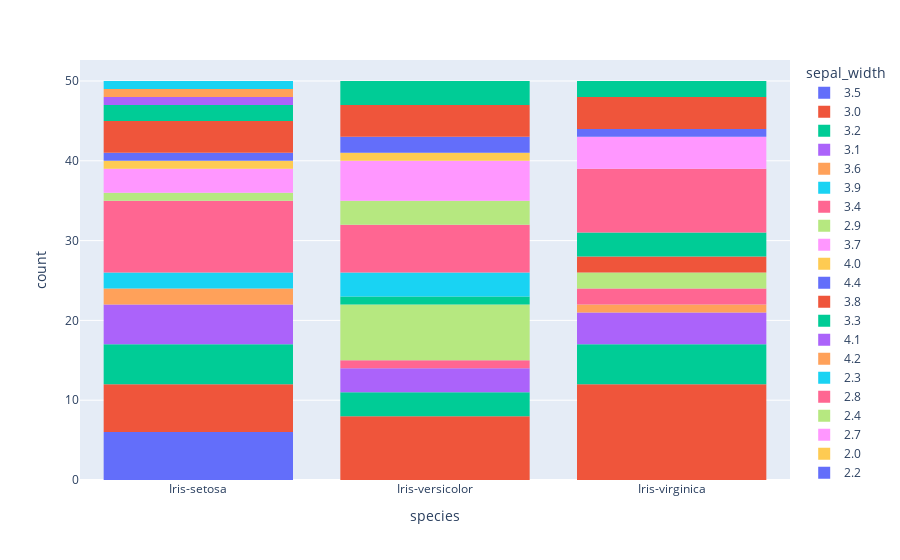

The cell this chart's notebook holds for it:
### Code cell
hist=pe.histogram(data, x="species", color="sepal_width")
hist.show()

### Figure 1 — Plotly figure (JSON) as saved in the notebook; plotly's stock layout.template omitted (floating-point values rounded to 4 significant figures)
{"data": [{"alignmentgroup": "True", "bingroup": "x", "hovertemplate": "sepal_width=3.5<br>species=%{x}<br>count=%{y}<extra></extra>", "legendgroup": "3.5", "marker": {"color": "#636efa", "pattern": {"shape": ""}}, "name": "3.5", "offsetgroup": "3.5", "orientation": "v", "showlegend": true, "type": "histogram", "x": ["Iris-setosa", "Iris-setosa", "Iris-setosa", "Iris-setosa", "Iris-setosa", "Iris-setosa"], "xaxis": "x", "yaxis": "y"}, {"alignmentgroup": "True", "bingroup": "x", "hovertemplate": "sepal_width=3.0<br>species=%{x}<br>count=%{y}<extra></extra>", "legendgroup": "3.0", "marker": {"color": "#EF553B", "pattern": {"shape": ""}}, "name": "3.0", "offsetgroup": "3.0", "orientation": "v", "showlegend": true, "type": "histogram", "x": ["Iris-setosa", "Iris-setosa", "Iris-setosa", "Iris-setosa", "Iris-setosa", "Iris-setosa", "Iris-versicolor", "Iris-versicolor", "Iris-versicolor", "Iris-versicolor", "Iris-versicolor", "Iris-versicolor", "Iris-versicolor", "Iris-versicolor", "Iris-virginica", "Iris-virginica", "Iris-virginica", "Iris-virginica", "Iris-virginica", "Iris-virginica", "Iris-virginica", "Iris-virginica", "Iris-virginica", "Iris-virginica", "Iris-virginica", "Iris-virginica"], "xaxis": "x", "yaxis": "y"}, {"alignmentgroup": "True", "bingroup": "x", "hovertemplate": "sepal_width=3.2<br>species=%{x}<br>count=%{y}<extra></extra>", "legendgroup": "3.2", "marker": {"color": "#00cc96", "pattern": {"shape": ""}}, "name": "3.2", "offsetgroup": "3.2", "orientation": "v", "showlegend": true, "type": "histogram", "x": ["Iris-setosa", "Iris-setosa", "Iris-setosa", "Iris-setosa", "Iris-setosa", "Iris-versicolor", "Iris-versicolor", "Iris-versicolor", "Iris-virginica", "Iris-virginica", "Iris-virginica", "Iris-virginica", "Iris-virginica"], "xaxis": "x", "yaxis": "y"}, {"alignmentgroup": "True", "bingroup": "x", "hovertemplate": "sepal_width=3.1<br>species=%{x}<br>count=%{y}<extra></extra>", "legendgroup": "3.1", "marker": {"color": "#ab63fa", "pattern": {"shape": ""}}, "name": "3.1", "offsetgroup": "3.1", "orientation": "v", "showlegend": true, "type": "histogram", "x": ["Iris-setosa", "Iris-setosa", "Iris-setosa", "Iris-setosa", "Iris-setosa", "Iris-versicolor", "Iris-versicolor", "Iris-versicolor", "Iris-virginica", "Iris-virginica", "Iris-virginica", "Iris-virginica"], "xaxis": "x", "yaxis": "y"}, {"alignmentgroup": "True", "bingroup": "x", "hovertemplate": "sepal_width=3.6<br>species=%{x}<br>count=%{y}<extra></extra>", "legendgroup": "3.6", "marker": {"color": "#FFA15A", "pattern": {"shape": ""}}, "name": "3.6", "offsetgroup": "3.6", "orientation": "v", "showlegend": true, "type": "histogram", "x": ["Iris-setosa", "Iris-setosa", "Iris-virginica"], "xaxis": "x", "yaxis": "y"}, {"alignmentgroup": "True", "bingroup": "x", "hovertemplate": "sepal_width=3.9<br>species=%{x}<br>count=%{y}<extra></extra>", "legendgroup": "3.9", "marker": {"color": "#19d3f3", "pattern": {"shape": ""}}, "name": "3.9", "offsetgroup": "3.9", "orientation": "v", "showlegend": true, "type": "histogram", "x": ["Iris-setosa", "Iris-setosa"], "xaxis": "x", "yaxis": "y"}, {"alignmentgroup": "True", "bingroup": "x", "hovertemplate": "sepal_width=3.4<br>species=%{x}<br>count=%{y}<extra></extra>", "legendgroup": "3.4", "marker": {"color": "#FF6692", "pattern": {"shape": ""}}, "name": "3.4", "offsetgroup": "3.4", "orientation": "v", "showlegend": true, "type": "histogram", "x": ["Iris-setosa", "Iris-setosa", "Iris-setosa", "Iris-setosa", "Iris-setosa", "Iris-setosa", "Iris-setosa", "Iris-setosa", "Iris-setosa", "Iris-versicolor", "Iris-virginica", "Iris-virginica"], "xaxis": "x", "yaxis": "y"}, {"alignmentgroup": "True", "bingroup": "x", "hovertemplate": "sepal_width=2.9<br>species=%{x}<br>count=%{y}<extra></extra>", "legendgroup": "2.9", "marker": {"color": "#B6E880", "pattern": {"shape": ""}}, "name": "2.9", "offsetgroup": "2.9", "orientation": "v", "showlegend": true, "type": "histogram", "x": ["Iris-setosa", "Iris-versicolor", "Iris-versicolor", "Iris-versicolor", "Iris-versicolor", "Iris-versicolor", "Iris-versicolor", "Iris-versicolor", "Iris-virginica", "Iris-virginica"], "xaxis": "x", "yaxis": "y"}, {"alignmentgroup": "True", "bingroup": "x", "hovertemplate": "sepal_width=3.7<br>species=%{x}<br>count=%{y}<extra></extra>", "legendgroup": "3.7", "marker": {"color": "#FF97FF", "pattern": {"shape": ""}}, "name": "3.7", "offsetgroup": "3.7", "orientation": "v", "showlegend": true, "type": "histogram", "x": ["Iris-setosa", "Iris-setosa", "Iris-setosa"], "xaxis": "x", "yaxis": "y"}, {"alignmentgroup": "True", "bingroup": "x", "hovertemplate": "sepal_width=4.0<br>species=%{x}<br>count=%{y}<extra></extra>", "legendgroup": "4.0", "marker": {"color": "#FECB52", "pattern": {"shape": ""}}, "name": "4.0", "offsetgroup": "4.0", "orientation": "v", "showlegend": true, "type": "histogram", "x": ["Iris-setosa"], "xaxis": "x", "yaxis": "y"}, {"alignmentgroup": "True", "bingroup": "x", "hovertemplate": "sepal_width=4.4<br>species=%{x}<br>count=%{y}<extra></extra>", "legendgroup": "4.4", "marker": {"color": "#636efa", "pattern": {"shape": ""}}, "name": "4.4", "offsetgroup": "4.4", "orientation": "v", "showlegend": true, "type": "histogram", "x": ["Iris-setosa"], "xaxis": "x", "yaxis": "y"}, {"alignmentgroup": "True", "bingroup": "x", "hovertemplate": "sepal_width=3.8<br>species=%{x}<br>count=%{y}<extra></extra>", "legendgroup": "3.8", "marker": {"color": "#EF553B", "pattern": {"shape": ""}}, "name": "3.8", "offsetgroup": "3.8", "orientation": "v", "showlegend": true, "type": "histogram", "x": ["Iris-setosa", "Iris-setosa", "Iris-setosa", "Iris-setosa", "Iris-virginica", "Iris-virginica"], "xaxis": "x", "yaxis": "y"}, {"alignmentgroup": "True", "bingroup": "x", "hovertemplate": "sepal_width=3.3<br>species=%{x}<br>count=%{y}<extra></extra>", "legendgroup": "3.3", "marker": {"color": "#00cc96", "pattern": {"shape": ""}}, "name": "3.3", "offsetgroup": "3.3", "orientation": "v", "showlegend": true, "type": "histogram", "x": ["Iris-setosa", "Iris-setosa", "Iris-versicolor", "Iris-virginica", "Iris-virginica", "Iris-virginica"], "xaxis": "x", "yaxis": "y"}, {"alignmentgroup": "True", "bingroup": "x", "hovertemplate": "sepal_width=4.1<br>species=%{x}<br>count=%{y}<extra></extra>", "legendgroup": "4.1", "marker": {"color": "#ab63fa", "pattern": {"shape": ""}}, "name": "4.1", "offsetgroup": "4.1", "orientation": "v", "showlegend": true, "type": "histogram", "x": ["Iris-setosa"], "xaxis": "x", "yaxis": "y"}, {"alignmentgroup": "True", "bingroup": "x", "hovertemplate": "sepal_width=4.2<br>species=%{x}<br>count=%{y}<extra></extra>", "legendgroup": "4.2", "marker": {"color": "#FFA15A", "pattern": {"shape": ""}}, "name": "4.2", "offsetgroup": "4.2", "orientation": "v", "showlegend": true, "type": "histogram", "x": ["Iris-setosa"], "xaxis": "x", "yaxis": "y"}, {"alignmentgroup": "True", "bingroup": "x", "hovertemplate": "sepal_width=2.3<br>species=%{x}<br>count=%{y}<extra></extra>", "legendgroup": "2.3", "marker": {"color": "#19d3f3", "pattern": {"shape": ""}}, "name": "2.3", "offsetgroup": "2.3", "orientation": "v", "showlegend": true, "type": "histogram", "x": ["Iris-setosa", "Iris-versicolor", "Iris-versicolor", "Iris-versicolor"], "xaxis": "x", "yaxis": "y"}, {"alignmentgroup": "True", "bingroup": "x", "hovertemplate": "sepal_width=2.8<br>species=%{x}<br>count=%{y}<extra></extra>", "legendgroup": "2.8", "marker": {"color": "#FF6692", "pattern": {"shape": ""}}, "name": "2.8", "offsetgroup": "2.8", "orientation": "v", "showlegend": true, "type": "histogram", "x": ["Iris-versicolor", "Iris-versicolor", "Iris-versicolor", "Iris-versicolor", "Iris-versicolor", "Iris-versicolor", "Iris-virginica", "Iris-virginica", "Iris-virginica", "Iris-virginica", "Iris-virginica", "Iris-virginica", "Iris-virginica", "Iris-virginica"], "xaxis": "x", "yaxis": "y"}, {"alignmentgroup": "True", "bingroup": "x", "hovertemplate": "sepal_width=2.4<br>species=%{x}<br>count=%{y}<extra></extra>", "legendgroup": "2.4", "marker": {"color": "#B6E880", "pattern": {"shape": ""}}, "name": "2.4", "offsetgroup": "2.4", "orientation": "v", "showlegend": true, "type": "histogram", "x": ["Iris-versicolor", "Iris-versicolor", "Iris-versicolor"], "xaxis": "x", "yaxis": "y"}, {"alignmentgroup": "True", "bingroup": "x", "hovertemplate": "sepal_width=2.7<br>species=%{x}<br>count=%{y}<extra></extra>", "legendgroup": "2.7", "marker": {"color": "#FF97FF", "pattern": {"shape": ""}}, "name": "2.7", "offsetgroup": "2.7", "orientation": "v", "showlegend": true, "type": "histogram", "x": ["Iris-versicolor", "Iris-versicolor", "Iris-versicolor", "Iris-versicolor", "Iris-versicolor", "Iris-virginica", "Iris-virginica", "Iris-virginica", "Iris-virginica"], "xaxis": "x", "yaxis": "y"}, {"alignmentgroup": "True", "bingroup": "x", "hovertemplate": "sepal_width=2.0<br>species=%{x}<br>count=%{y}<extra></extra>", "legendgroup": "2.0", "marker": {"color": "#FECB52", "pattern": {"shape": ""}}, "name": "2.0", "offsetgroup": "2.0", "orientation": "v", "showlegend": true, "type": "histogram", "x": ["Iris-versicolor"], "xaxis": "x", "yaxis": "y"}, {"alignmentgroup": "True", "bingroup": "x", "hovertemplate": "sepal_width=2.2<br>species=%{x}<br>count=%{y}<extra></extra>", "legendgroup": "2.2", "marker": {"color": "#636efa", "pattern": {"shape": ""}}, "name": "2.2", "offsetgroup": "2.2", "orientation": "v", "showlegend": true, "type": "histogram", "x": ["Iris-versicolor", "Iris-versicolor", "Iris-virginica"], "xaxis": "x", "yaxis": "y"}, {"alignmentgroup": "True", "bingroup": "x", "hovertemplate": "sepal_width=2.5<br>species=%{x}<br>count=%{y}<extra></extra>", "legendgroup": "2.5", "marker": {"color": "#EF553B", "pattern": {"shape": ""}}, "name": "2.5", "offsetgroup": "2.5", "orientation": "v", "showlegend": true, "type": "histogram", "x": ["Iris-versicolor", "Iris-versicolor", "Iris-versicolor", "Iris-versicolor", "Iris-virginica", "Iris-virginica", "Iris-virginica", "Iris-virginica"], "xaxis": "x", "yaxis": "y"}, {"alignmentgroup": "True", "bingroup": "x", "hovertemplate": "sepal_width=2.6<br>species=%{x}<br>count=%{y}<extra></extra>", "legendgroup": "2.6", "marker": {"color": "#00cc96", "pattern": {"shape": ""}}, "name": "2.6", "offsetgroup": "2.6", "orientation": "v", "showlegend": true, "type": "histogram", "x": ["Iris-versicolor", "Iris-versicolor", "Iris-versicolor", "Iris-virginica", "Iris-virginica"], "xaxis": "x", "yaxis": "y"}], "layout": {"barmode": "relative", "legend": {"title": {"text": "sepal_width"}, "tracegroupgap": 0}, "margin": {"t": 60}, "xaxis": {"anchor": "y", "domain": [0, 1], "title": {"text": "species"}}, "yaxis": {"anchor": "x", "domain": [0, 1], "title": {"text": "count"}}}}
